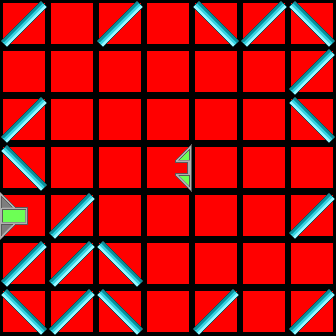

This game map was drawn from its Tiled (.tmx) file and the tilesets committed beside it. A one-line description and the full map source follow:
An orthogonal 7x7 tile map with 48x48 px tiles, 2 tile layers (Colors, Tiles).

<map version="1.0" orientation="orthogonal" renderorder="right-down" width="7" height="7" tilewidth="48" tileheight="48" nextobjectid="1">
 <properties>
  <property name="AvailableTiles" value="2" />
 </properties>
 <tileset firstgid="1" source="tiles.tsx" />
 <layer name="Colors" width="7" height="7">
  <data encoding="csv">
41,41,41,41,41,41,41,
41,41,41,41,41,41,41,
41,41,41,41,41,41,41,
41,41,41,41,41,41,41,
41,41,41,41,41,41,41,
41,41,41,41,41,41,41,
41,41,41,41,41,41,41
</data>
 </layer>
 <layer name="Tiles" width="7" height="7">
  <data encoding="csv">
2,1,2,1,3,2,3,
1,1,1,1,1,1,2,
2,1,1,1,1,1,3,
3,1,1,12,1,1,1,
6,2,1,1,1,1,2,
2,2,3,1,1,1,1,
3,2,3,1,2,1,2
</data>
 </layer>
</map>
